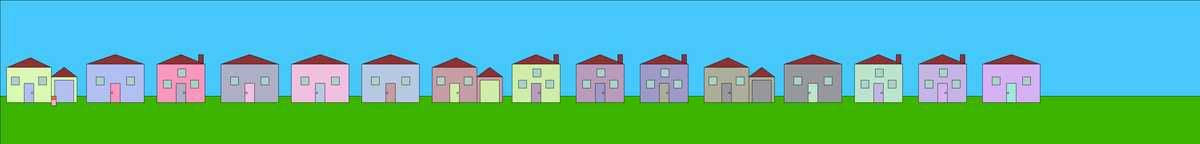
Frame 1 (no input)
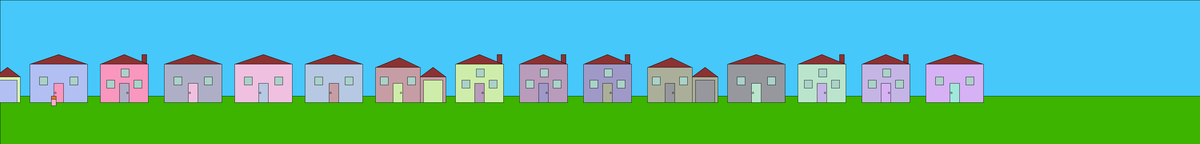
Frame 60 (the mouse pressed at the canvas centre just before this capture)
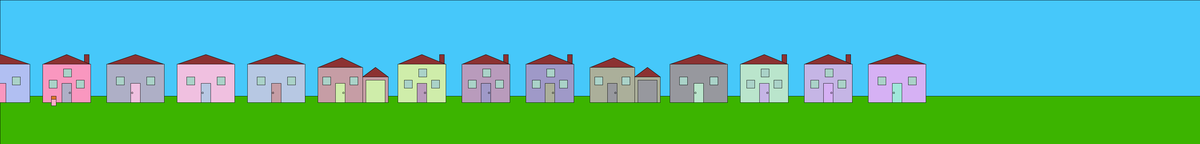
Frame 120 (the mouse held since frame 60 and released just before this capture)

The Processing sketch that drew these frames (run headless with seeded random() and noise(); from frame 60 on, the mouse is pressed at the canvas centre):

// Processing sketch: house_drawing
// ── house_drawing.pde
void setup() {
  size(3750, 450);
}


float[] reds = randColors();
float[] greens = randColors();
float[] blues = randColors();
float[] types = houseTypes();
int x = 20;
int y = 200;
int numHouses = 8;
int stopPoint = doorPos(numHouses, types);
int numIters = stopPoint/3;
int counter = 0;

  
  
void draw() {
    //draw sky and ground
    fill(70,200,250);
    rect(0,0,width,height);
    fill(60,180,0);
    rect(0,300,width,height);    
    //for animation purposes, keep track of where we started
    int initialx = x;
    //draw 15 houses    
    for (int i = 0; i < 15; i = i+1){
      if (types[i] < 1){
        makeHouse1(x,y,reds[i],greens[i],blues[i],reds[i+1],greens[i+1],blues[i+1]);
        x = x+220;
      }
      
      else if (types[i] >2){
        makeHouse3(x,y,reds[i],greens[i],blues[i],reds[i+1],greens[i+1],blues[i+1]);
        x = x +250;
      }
      else {makeHouse2(x,y,reds[i],greens[i],blues[i],reds[i+1],greens[i+1],blues[i+1]);
        x = x +200;
      }      
    } 
    //draw us :)
    fill(222,118,41);
    rect(160, 300, 15, 30);
    fill(255,174,201);
    rect(160,310,15,20);
    //we're going forward!
    x = initialx - 3;
    counter = counter +1;
    if (numIters < counter){
      noLoop();
    }
} 




void makeHouse1(int x, int y, float r, float g, float b,
                float dr, float dg, float db){

  //basic rectangle house body
  fill(r,g,b);
  rect(x, y, 180, 120);
  //make door
  fill(dr,dg,db);
  rect(x+75,y+60,30,60);
  ellipse(x+80,y+90,5,5);
  //make windows
  fill(170,210,200);
  rect(x+30,y+40,25,25);
  rect(x+125,y+40,25,25);
  //make roof
  fill(140,50,50);
  triangle(x+2,y,x+90,y-30,x+178,y);
 
}

void makeHouse2(int x, int y, float r, float g, float b,
                float dr, float dg, float db){
    //2-story house w/chimney
  fill(r,g,b);
  rect(x, y, 150, 120);
  //make door
  fill(dr,dg,db);
  rect(x+60,y+60,30,60);
  ellipse(x+85,y+90,5,5);
  //make windows
  fill(170,210,200);
  rect(x+20,y+50,25,25);
  rect(x+105,y+50,25,25);
  rect(x+65,y+15,25,25);
  //make chimney
  fill(140,50,50);
  rect(x+130,y-30,15,30);
  //make roof
  triangle(x+2,y,x+75,y-30,x+148,y);           
}

void makeHouse3(int x, int y, float r, float g, float b,
                float dr, float dg, float db){
  //house with car hole
  fill(r,g,b);
  rect(x, y+10, 140, 110);
  //make car hole
  rect(x+140,y+40, 80, 80);
  fill(dr,dg,db);
  rect(x+150,y+50, 60, 70);
  //make door
  fill(dr,dg,db);
  rect(x+55,y+60,30,60);
  ellipse(x+80,y+90,5,5);
  //make windows
  fill(170,210,200);
  rect(x+15,y+40,25,25);
  rect(x+100,y+40,25,25);
  //make roof
  fill(140,50,50);
  triangle(x+2,y+10,x+75,y-20,x+138,y+10);
  triangle(x+140,y+40, x+180,y+10, x+220, y+40);
}

private float[] randColors(){
  float[] colors = new float[16];
    for (int i = 0; i < 16; i = i+1) {
      colors[i] = random(150,255);
    }
   return colors;
}
private float[] houseTypes(){
  float[] types = new float[16];
  for (int i = 0; i < 16; i = i+1) {
      types[i] = random(3);
    }
  return types;
}

private int doorPos(int n, float[] types){
  int pos = 0;
  for (int i =0; i<n-1; i=i+1){
    if (types[i] <1){
      pos = pos + 200;
    }
    else if (types[i] >2){
      pos = pos + 250;
    }
    else {
      pos = pos + 200;
    }
  }
  return pos;
}
